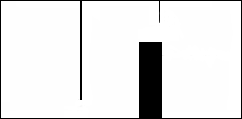
#> input picture robot_ws/src/abu_description/maps/blue_team.pgm, 242 x 119 px, given in place of the camera
$ python cam.py
#> lines starting #> are read from the running program, lines starting #| are printed output that depends on the picture; after the words box and inside, x2 and y2 are one past the last pixel; in counts of white or black regions, pixels touching at a corner belong together
import cv2
import numpy as np

cap = cv2.VideoCapture("/dev/video14")


def search_contours(contours):
    global cx, cy
    for contour in contours:
        area = cv2.contourArea(contour)
        x, y, w, h = cv2.boundingRect(contour)
        epsilon = 0.001 * cv2.arcLength(contour, True)
        approx = cv2.approxPolyDP(contour, epsilon, True)
        if area > 3000 and len(approx) >= 10:
            largest_contour = max(contours, key=cv2.contourArea)
            moments = cv2.moments(largest_contour)
            cx = int(moments["m10"] / moments["m00"])
            cy = int(moments["m01"] / moments["m00"])
            cv2.circle(
                frame, (cx, cy), 5, (0, 0, 255), -1
            )  # Mark center with a red circle
            cv2.putText(
                frame,
                f"{len(approx)}",
                (x, y),
                cv2.FONT_HERSHEY_SIMPLEX,
                1,
                (255, 0, 255),
                2,
                cv2.LINE_AA,
            )
            cv2.drawContours(frame, [approx], -1, (0, 255, 0), 2)


r_low = np.array([120, 25, 25])
r_up = np.array([175, 255, 175])
b_low = np.array([85, 60, 45])
b_up = np.array([120, 255, 255])

while True:
    # Capture frame-by-frame
    ret, frame = cap.read()
#> frame is the input picture: shape (119, 242, 3); min 0, max 255, mean 230.6
    frame = cv2.flip(frame, 0)
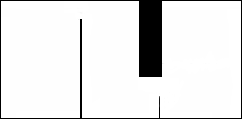
#> frame: shape (119, 242, 3); min 0, max 255, mean 230.6
    frame = cv2.flip(frame, 1)
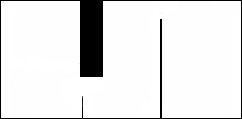
#> frame: shape (119, 242, 3); min 0, max 255, mean 230.6
    blur_image = cv2.GaussianBlur(frame, (15, 15), 0)
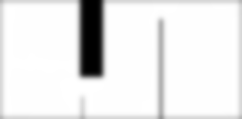
#> blur_image: shape (119, 242, 3); min 0, max 255, mean 233.1
    hsv_frame = cv2.cvtColor(blur_image, cv2.COLOR_BGR2HSV)
#> hsv_frame: shape (119, 242, 3); mean H, S, V 0, 0, 233.1
    # r_mask = cv2.inRange(hsv_frame, r_low, r_up)
    b_mask = cv2.inRange(hsv_frame, b_low, b_up)
#> b_mask: shape (119, 242); every value is 0
    # r_contours, _ = cv2.findContours(r_mask, cv2.RETR_EXTERNAL, cv2.CHAIN_APPROX_SIMPLE)
    b_contours, _ = cv2.findContours(b_mask, cv2.RETR_EXTERNAL, cv2.CHAIN_APPROX_SIMPLE)
#> b_contours = []
    # search_contours(r_contours)
    search_contours(b_contours)
    cv2.line(frame, (230, 0), (230, 480), (255, 0, 0), 2)
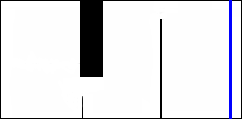
#> frame: shape (119, 242, 3); 1.24% of pixels changed, all inside (x1, y1, x2, y2) = (229, 0, 232, 119)
    cv2.line(frame, (280, 0), (280, 480), (255, 0, 0), 2)
    # cv2.imshow("Marked Centers1", res_r_frame)
    # cv2.imshow("Marked Centers2", res_b_frame)

    # Display the captured frame
    cv2.imshow("Camera", frame)

    # Check for 'q' key pressed to exit the loop
    if cv2.waitKey(1) & 0xFF == ord("q"):
#> (key q is pressed here)
        break

# Release the camera and close any OpenCV windows
cap.release()
cv2.destroyAllWindows()

$ run again, on robot_ws/src/abu_description/maps/map.pgm
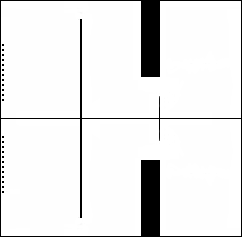
#> input picture robot_ws/src/abu_description/maps/map.pgm, 242 x 237 px, given in place of the camera
#> frame is the input picture: shape (237, 242, 3); min 0, max 255, mean 233.8
#> `blur_image = cv2.GaussianBlur(frame, (15, 15), 0)`:
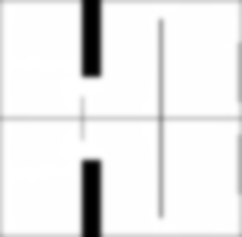
#> blur_image: shape (237, 242, 3); min 0, max 255, mean 235.5
#> hsv_frame: shape (237, 242, 3); mean H, S, V 0, 0, 235.5
#> b_mask: shape (237, 242); every value is 0
#> b_contours = []
#> `cv2.line(frame, (230, 0), (230, 480), (255, 0, 0), 2)`:
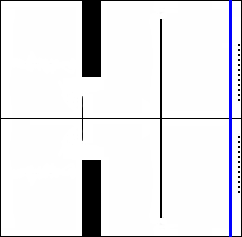
#> frame: shape (237, 242, 3); mean B, G, R 233.9, 230.7, 230.7

$ run again, on robot_ws/src/abu_description/maps/red_team.pgm
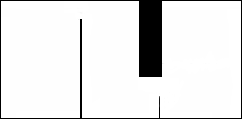
#> input picture robot_ws/src/abu_description/maps/red_team.pgm, 242 x 119 px, given in place of the camera
#> frame is the input picture: shape (119, 242, 3); min 0, max 255, mean 230.6
#> `blur_image = cv2.GaussianBlur(frame, (15, 15), 0)`:
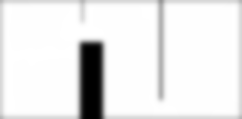
#> blur_image: shape (119, 242, 3); min 0, max 255, mean 233.1
#> hsv_frame: shape (119, 242, 3); mean H, S, V 0, 0, 233.1
#> b_mask: shape (119, 242); every value is 0
#> b_contours = []
#> `cv2.line(frame, (230, 0), (230, 480), (255, 0, 0), 2)`:
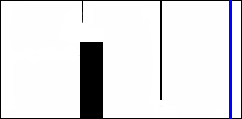
#> frame: shape (119, 242, 3); mean B, G, R 230.6, 227.5, 227.5
